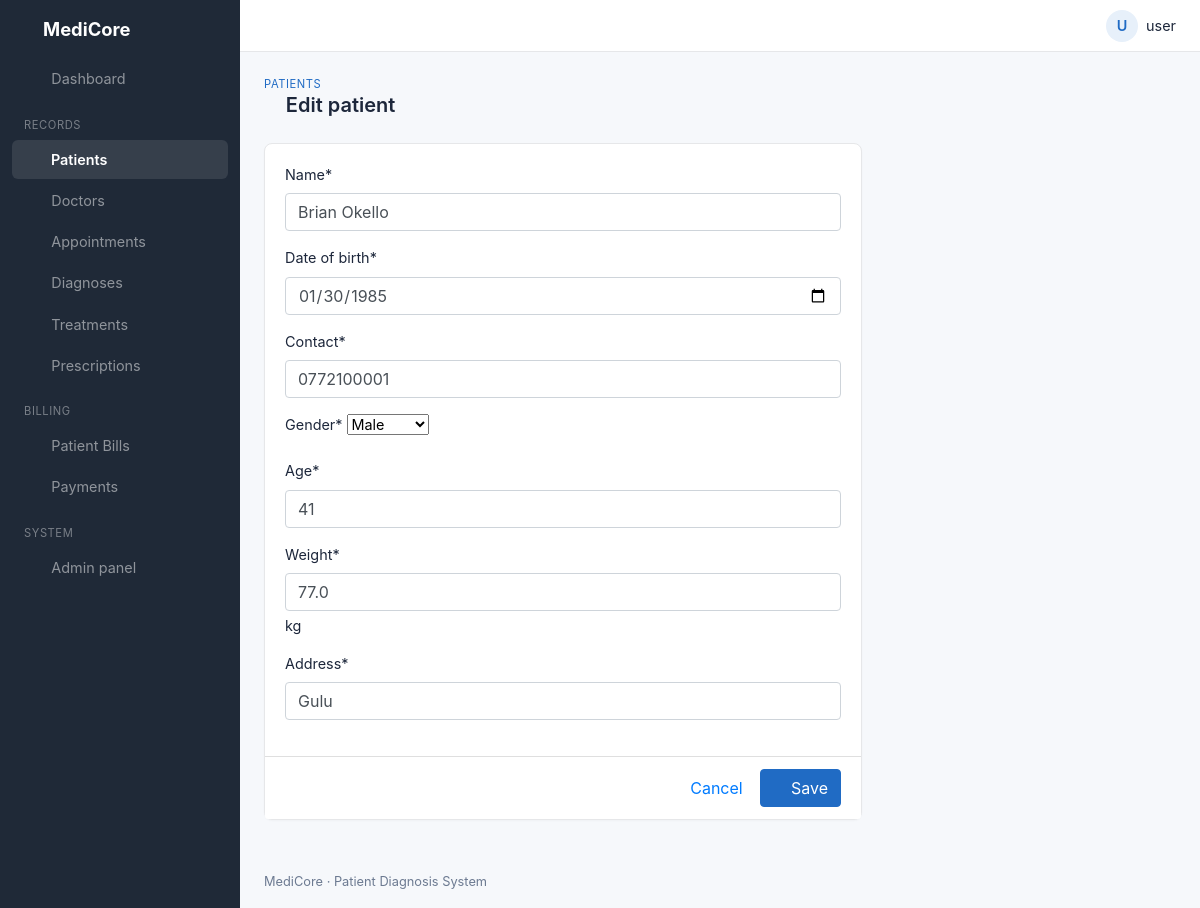
Screenshot of /patients/2/edit/ (signed in) with the database file from the repository.
### clinic/models.py (models this page shows, shortened)
class Patient(models.Model):
    GENDER = [("Male", "Male"), ("Female", "Female")]
    patient_id = models.AutoField(primary_key=True)
    name = models.CharField(max_length=150)
    date_of_birth = models.DateField()
    contact = models.CharField(max_length=20)
    gender = models.CharField(max_length=10, choices=GENDER)
    age = models.PositiveIntegerField()
    weight = models.DecimalField(max_digits=5, decimal_places=1, help_text="kg")
    address = models.CharField(max_length=255)

### clinic/views.py (the view)
# urls.py: path('patients/<int:pk>/edit/', edit_patient, name='edit_patient'),
@login_required
def edit_patient(request, pk):
    return show_form(request, PatientForm, "patient_form.html", "patients", Patient, pk)

### clinic/forms.py
class PatientForm(forms.ModelForm):
    class Meta:
        model = Patient
        fields = "__all__"
        widgets = {"date_of_birth": DATE}

### clinic/views.py (called while the page is built)
def show_form(request, form_class, template, list_page, model=None, pk=None):
    obj = get_object_or_404(model, pk=pk) if pk else None
    form = form_class(request.POST or None, instance=obj)
    if request.method == "POST" and form.is_valid():
        form.save()
        messages.success(request, "Saved successfully.")
        return redirect(list_page)
    return render(request, template, {"form": form, "obj": obj})

### templates/patient_form.html (shortened to what this page needs)
{% extends 'base.html' %}
{% load static %}
{% load crispy_forms_tags %}
{% block pretitle %}<a href="{% url 'patients' %}">Patients</a>{% endblock %}
{% block heading %}<i class="ti ti-user-heart"></i> {% if obj %}Edit{% else %}Add{% endif %} patient{% endblock %}
{% block content %}
<div class="row"><div class="col-lg-8">
  <div class="card">
    <form method="post">
      <div class="card-body">
        {{ form|crispy }}
      </div>
      <div class="card-footer text-right">
        <a href="{% url 'patients' %}" class="btn btn-link">Cancel</a>
        <button type="submit" class="btn btn-primary"><i class="ti ti-device-floppy"></i> Save</button>
      </div>
    </form>
  </div>
</div></div>
{% endblock %}

### templates/base.html (shortened to what this page needs)
{% load static %}
{% load crispy_forms_tags %}
<!DOCTYPE html>
<html lang="en">
<head>
  <link rel="stylesheet" href="{% static 'css/bootstrap.min.css' %}">
  <link rel="stylesheet" href="{% static 'css/tabler-icons.min.css' %}">
  <link rel="stylesheet" href="{% static 'css/style.css' %}">
</head>
<body>
<aside class="sidebar navbar navbar-dark navbar-expand-lg">
  <a class="navbar-brand" href="{% url 'Home' %}"><i class="ti ti-heartbeat"></i> MediCore</a>
  <div class="collapse navbar-collapse" id="menu">
    <ul class="navbar-nav">
      <li class="nav-item"><a class="nav-link {% if request.path == '/' %}active{% endif %}" href="{% url 'Home' %}"><i class="ti ti-layout-dashboard"></i> Dashboard</a></li>
      <li class="nav-heading">Records</li>
      <li class="nav-item"><a class="nav-link {% if '/patients/' in request.path %}active{% endif %}" href="{% url 'patients' %}"><i class="ti ti-user-heart"></i> Patients</a></li>
      <li class="nav-item"><a class="nav-link {% if '/doctors/' in request.path %}active{% endif %}" href="{% url 'doctors' %}"><i class="ti ti-stethoscope"></i> Doctors</a></li>
      <li class="nav-item"><a class="nav-link {% if '/appointments/' in request.path %}active{% endif %}" href="{% url 'appointments' %}"><i class="ti ti-calendar-event"></i> Appointments</a></li>
      <li class="nav-item"><a class="nav-link {% if '/diagnoses/' in request.path %}active{% endif %}" href="{% url 'diagnoses' %}"><i class="ti ti-clipboard-heart"></i> Diagnoses</a></li>
      <li class="nav-item"><a class="nav-link {% if '/treatments/' in request.path %}active{% endif %}" href="{% url 'treatments' %}"><i class="ti ti-bed"></i> Treatments</a></li>
      <li class="nav-item"><a class="nav-link {% if '/prescriptions/' in request.path %}active{% endif %}" href="{% url 'prescriptions' %}"><i class="ti ti-pill"></i> Prescriptions</a></li>
      <li class="nav-heading">Billing</li>
      <li class="nav-item"><a class="nav-link {% if '/bills/' in request.path %}active{% endif %}" href="{% url 'bills' %}"><i class="ti ti-file-invoice"></i> Patient Bills</a></li>
      <li class="nav-item"><a class="nav-link {% if '/payments/' in request.path %}active{% endif %}" href="{% url 'payments' %}"><i class="ti ti-cash"></i> Payments</a></li>
      <li class="nav-heading">System</li>
      <li class="nav-item"><a class="nav-link" href="/admin/"><i class="ti ti-settings"></i> Admin panel</a></li>
    </ul>
  </div>
</aside>
<div class="page-wrapper">
  <header class="topbar">
    <div class="dropdown ml-auto">
      <a href="#" class="user-menu" data-toggle="dropdown">
        <span class="avatar">{{ user.username|slice:":1"|upper }}</span>
        <span class="d-none d-md-inline">{{ user.username }}</span>
      </a>
    </div>
  </header>
  <div class="page-header">
    <div>
      <div class="page-pretitle">{% block pretitle %}MediCore{% endblock %}</div>
      <h2 class="page-title">{% block heading %}{% endblock %}</h2>
    </div>
  </div>
  <main class="page-body">
    {% block content %}{% endblock %}
  </main>
  <footer class="footer">MediCore &middot; Patient Diagnosis System</footer>
</div>
</body>
</html>

### static/css/style.css (style rules this page uses)
:root { --primary: #206bc4; --sidebar: #1f2937; --bg: #f6f8fb; --border: #e6e7e9; --muted: #6c7a91; }
body { background: var(--bg); color: #1d273b; font-size: .9rem; }
a { color: var(--primary); }
.btn-primary { background: var(--primary); border-color: var(--primary); }
.ti { font-size: 1.1rem; vertical-align: -2px; }
.sidebar { background: var(--sidebar); padding: 0; align-items: flex-start; }
.sidebar .navbar-brand { font-weight: 700; padding: 1rem 1.25rem; font-size: 1.15rem; }
.sidebar .navbar-brand .ti { color: #4dabf7; font-size: 1.5rem; }
.sidebar .navbar-nav { width: 100%; padding: 0 .75rem 1rem; }
.sidebar .nav-link { color: rgba(255,255,255,.7); border-radius: 6px; padding: .55rem .75rem !important; margin-bottom: 2px; }
.sidebar .nav-link .ti { margin-right: .6rem; }
.sidebar .nav-link.active { color: #fff; background: rgba(255,255,255,.1); font-weight: 600; }
.sidebar .nav-heading { color: rgba(255,255,255,.4); text-transform: uppercase; font-size: .7rem; letter-spacing: .05em; padding: 1rem .75rem .4rem; }
@media (min-width: 992px) { .sidebar { position: fixed; top: 0; bottom: 0; left: 0; width: 15rem; flex-direction: column; overflow-y: auto; } }
@media (min-width: 992px) { .sidebar .navbar-collapse { width: 100%; align-items: flex-start; } }
@media (min-width: 992px) { .sidebar .navbar-nav { flex-direction: column; } }
@media (min-width: 992px) { .page-wrapper { margin-left: 15rem; } }
.page-wrapper { min-height: 100vh; display: flex; flex-direction: column; }
.topbar { display: flex; align-items: center; background: #fff; border-bottom: 1px solid var(--border); padding: .6rem 1.5rem; }
.user-menu { display: flex; align-items: center; color: #1d273b; text-decoration: none !important; }
.avatar { width: 2rem; height: 2rem; border-radius: 50%; background: #e7f0fa; color: var(--primary); display: inline-flex; align-items: center; justify-content: center; font-weight: 600; margin-right: .5rem; }
.page-header { display: flex; justify-content: space-between; align-items: center; padding: 1.5rem 1.5rem .5rem; flex-wrap: wrap; gap: .75rem; }
.page-pretitle { text-transform: uppercase; font-size: .7rem; color: var(--muted); letter-spacing: .05em; }
.page-title { font-size: 1.25rem; font-weight: 600; margin: 0; }
.page-title .ti { color: var(--primary); font-size: 1.35rem; }
.page-body { padding: 1rem 1.5rem; flex: 1; }
.footer { padding: 1rem 1.5rem; color: var(--muted); font-size: .8rem; }
.card { border: 1px solid var(--border); border-radius: 8px; box-shadow: 0 1px 2px rgba(0,0,0,.03); margin-bottom: 1.25rem; }
.card-footer { background: #fff; color: var(--muted); }

### rows the page displays
Patient: name "Brian Okello", date_of_birth "01/30/1985", contact "0772100001", gender "Male", age "41", weight "77.0", address "Gulu"

### other values shown
{{ user.username|slice:":1"|upper }} "U"
{{ user.username }} "user"
